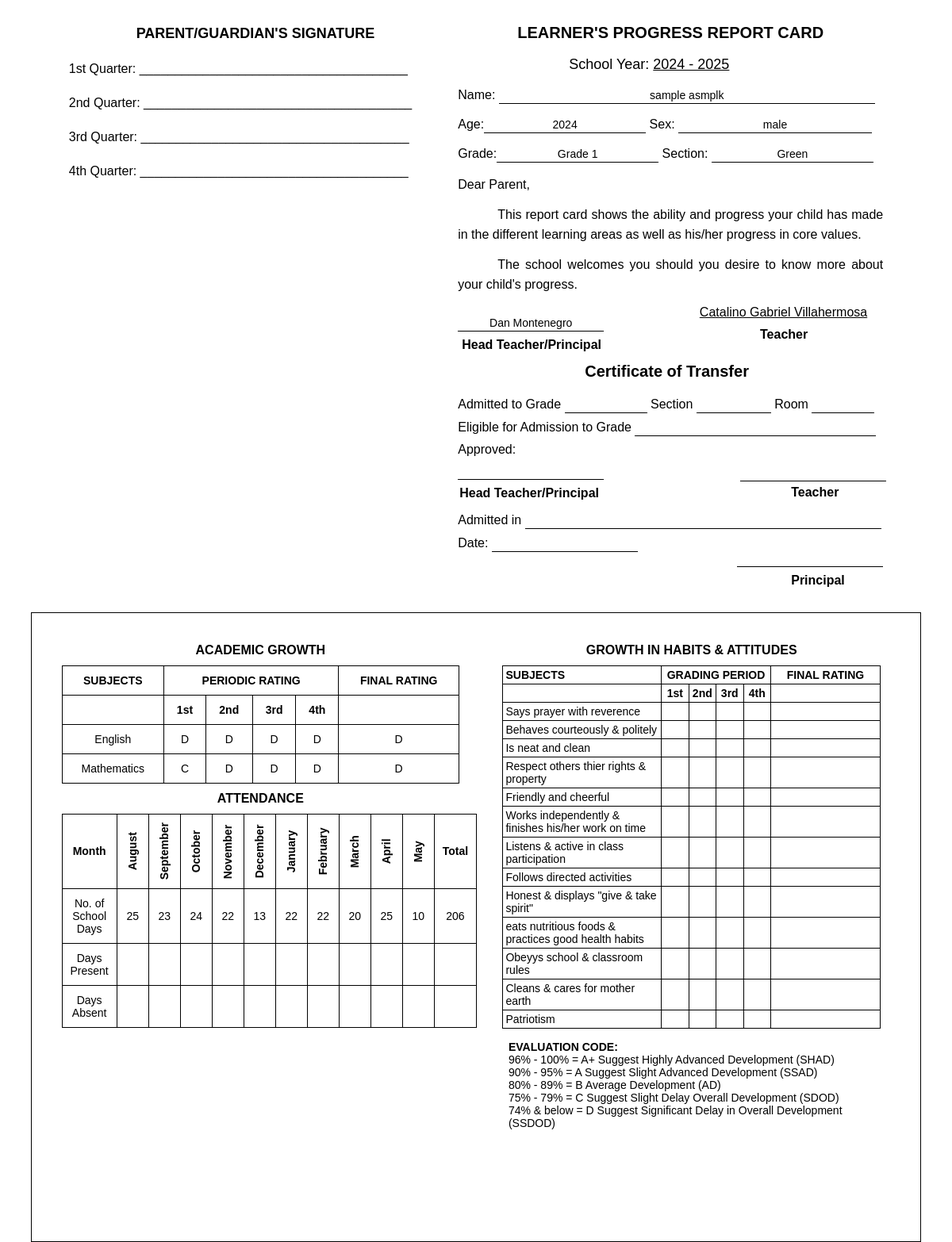
The app's page /adminDashboard/reportcard.php?id=7 (signed in) with its own data.
### tables this page shows
CREATE TABLE `studentinfo` (
  `id` int(11) NOT NULL,
  `LRN` int(11) DEFAULT NULL,
  `Fname` varchar(100) DEFAULT NULL,
  `Midname` varchar(100) DEFAULT NULL,
  `Lname` varchar(100) DEFAULT NULL,
  `Suffix` varchar(100) DEFAULT NULL,
  `Gender` varchar(100) DEFAULT NULL,
  `bdate` date DEFAULT NULL,
  `Residence` varchar(100) DEFAULT NULL,
  `Class` varchar(100) DEFAULT NULL,
  `studentpic` longblob DEFAULT NULL,
  `mother_lname` varchar(255) DEFAULT NULL,
  `mother_fname` varchar(255) DEFAULT NULL,
  `mother_midname` varchar(255) DEFAULT NULL,
  `father_lname` varchar(255) DEFAULT NULL,
  `father_fname` varchar(255) DEFAULT NULL,
  `father_midname` varchar(255) DEFAULT NULL,
  `guardian_lname` varchar(255) DEFAULT NULL,
  `guardian_fname` varchar(255) DEFAULT NULL,
  `guardian_midname` varchar(255) DEFAULT NULL,
  `guardian_contactnum` varchar(255) DEFAULT NULL,
  `guardian_relationship` varchar(50) DEFAULT NULL
);

CREATE TABLE `classes` (
  `id` int(11) NOT NULL,
  `section` varchar(100) DEFAULT NULL,
  `level` varchar(255) DEFAULT NULL,
  `teacher` varchar(255) DEFAULT NULL,
  `teacher_id` int(11) NOT NULL
);

CREATE TABLE `student_grades` (
  `id` int(11) NOT NULL,
  `student_id` int(11) NOT NULL,
  `class_id` int(11) NOT NULL,
  `subject_id` int(11) NOT NULL,
  `q1` decimal(5,2) DEFAULT 0.00,
  `q2` decimal(5,2) DEFAULT 0.00,
  `q3` decimal(5,2) DEFAULT 0.00,
  `q4` decimal(5,2) DEFAULT 0.00,
  `final_grade` decimal(5,2) DEFAULT 0.00,
  `remarks` varchar(255) DEFAULT NULL,
  `created_at` datetime DEFAULT current_timestamp(),
  `updated_at` datetime DEFAULT current_timestamp() ON UPDATE current_timestamp(),
  `status` varchar(100) DEFAULT NULL
);

CREATE TABLE `subjects` (
  `id` int(11) NOT NULL,
  `level` varchar(255) NOT NULL,
  `subject_name` varchar(255) NOT NULL,
  `section` varchar(255) DEFAULT NULL
);

### adminDashboard/reportcard.php (the view, shortened to what the rows shown need)
<?php
$currentYear = date("Y");
$currentMonth = date("n");
if ($currentMonth < 6) {
    $startYear = $currentYear - 1;
    $endYear = $currentYear;
} else {
    $startYear = $currentYear;
    $endYear = $currentYear + 1;
}
$schoolYear = $startYear . " - " . $endYear;
$grades = [];
if (isset($_GET['id'])) {
    $student_id = intval($_GET['id']);
    $conn = new mysqli("localhost", "root", "", "studentgradingsystem");
    $sqlDetails = "
    SELECT
        CONCAT(st.Fname, ' ', st.lname) AS studentName,
        st.gender,
        st.bdate,
        cl.level,
        cl.section
    FROM studentinfo st
    JOIN classes cl ON cl.id = st.class
    WHERE st.id = ?
";
    $stmDetails = $conn->prepare($sqlDetails);
    $stmDetails->bind_param("i", $student_id);
    $stmDetails->execute();
    $resultDetails = $stmDetails->get_result();
    $sqlGrades = "
     SELECT
         sub.subject_name AS subject,
         sg.q1, sg.q2, sg.q3, sg.q4, sg.final_grade,
        CONCAT(u.first_name, ' ', u.last_name) AS teacher_name
     FROM student_grades sg
     JOIN subjects sub ON sg.subject_id = sub.id
     JOIN classes c ON sg.class_id = c.id
     JOIN users u ON c.teacher_id = u.id
     WHERE sg.student_id = ?
     ORDER BY sub.subject_name
 ";
    $stmtGrades = $conn->prepare($sqlGrades);
    $stmtGrades->bind_param("i", $student_id);
    $stmtGrades->execute();
    $resultGrades = $stmtGrades->get_result();
    if ($resultDetails->num_rows > 0) {
        $studentDetails = $resultDetails->fetch_assoc();
        $studentName = htmlspecialchars($studentDetails['studentName']);
        $gender = htmlspecialchars($studentDetails['gender']);
        $birthdate = $studentDetails['bdate'];
        $level = htmlspecialchars($studentDetails['level']);
        $section = htmlspecialchars($studentDetails['section']);
    } else {
        $studentName = "No Name Found";
        $gender = "N/A";
        $birthdate = null;
        $level = "N/A";
        $section = "N/A";
    }
    if ($birthdate) {
        $birthdateObj = new DateTime($birthdate);
        $today = new DateTime();
        $age = $today->diff($birthdateObj)->y;
    }
    while ($row = $resultGrades->fetch_assoc()) {
        $row['q1_letter'] = getLetterGrade($row['q1']);
        $row['q2_letter'] = getLetterGrade($row['q2']);
        $row['q3_letter'] = getLetterGrade($row['q3']);
        $row['q4_letter'] = getLetterGrade($row['q4']);
        $row['final_letter'] = getLetterGrade($row['final_grade']);
        $grades[] = $row;
    }
} else {
    $error_message = "No student selected.";
}
function getLetterGrade($grade)
{
    if ($grade >= 96 && $grade <= 100) {
        return 'A+';
    } elseif ($grade >= 90 && $grade <= 95) {
        return 'A';
    } elseif ($grade >= 80 && $grade <= 89) {
        return 'B';
    } elseif ($grade >= 75 && $grade <= 79) {
        return 'C';
    } else {
        return 'D';
    }
}
?>
<!DOCTYPE html>
<html lang="en">
<head>
    <link rel="stylesheet" type="text/css" href="../Assets/css/teacher_dashboard/report_card.css">
</head>
<body>
    <div class="report-card">
        <div class="report-details">
            <div class="details">
                <h3>LEARNER'S PROGRESS REPORT CARD</h3>
                <p style="font-size: 18px; margin-left: 140px;">
                    School Year: <span
                        style="text-decoration: underline;"><?php echo htmlspecialchars($schoolYear); ?></span>
                </p>
                <p style="display: inline;">Name:</p> <input type="text"
                    style="width: 470px; border: none; border-bottom: 1px solid; background-color: transparent; color: inherit; cursor: default;"
                    disabled value="<?php echo htmlspecialchars($studentName); ?>">
                <p>Age:<input type="text" style="width: 200px; border: none; border-bottom: 1px solid; background-color: transparent; color: inherit; cursor: default;" disabled
                        value="<?php echo htmlspecialchars($age); ?>">
                    Sex: <input type="text" style="width: 240px; border: none; border-bottom: 1px solid; background-color: transparent; color: inherit; cursor: default;" disabled
                    value="<?php echo htmlspecialchars($gender); ?>">
                </p>
                Grade:<input type="text" style="width: 200px; border: none; border-bottom: 1px solid; background-color: transparent; color: inherit; cursor: default;" disabled
                value="<?php echo htmlspecialchars($level); ?>">
                Section: <input type="text" style="width: 200px; border: none; border-bottom: 1px solid; background-color: transparent; color: inherit; cursor: default;" disabled
                value="<?php echo htmlspecialchars($section); ?>">
            </div>
        </div>
    </div>
    <div class="page">
        <div class="section">
            <div class="table-container">
                <table>
                    <thead>
                        <tr>
                            <th>SUBJECTS</th>
                            <th colspan="4">PERIODIC RATING</th>
                            <th>FINAL RATING</th>
                        </tr>
                        <tr>
                            <th></th>
                            <th>1st</th>
                            <th>2nd</th>
                            <th>3rd</th>
                            <th>4th</th>
                            <th></th>
                        </tr>
                    </thead>
                    <tbody>
                        <?php if (!empty($grades)): ?>
                            <?php foreach ($grades as $grade): ?>
                                <tr>
                                    <td><?php echo htmlspecialchars($grade['subject']); ?></td>
                                    <td><?php echo htmlspecialchars($grade['q1_letter']); ?></td>
                                    <td><?php echo htmlspecialchars($grade['q2_letter']); ?></td>
                                    <td><?php echo htmlspecialchars($grade['q3_letter']); ?></td>
                                    <td><?php echo htmlspecialchars($grade['q4_letter']); ?></td>
                                    <td><?php echo htmlspecialchars($grade['final_letter']); ?></td>
                                </tr>
                            <?php endforeach; ?>
                        <?php else: ?>
                            <tr>
                                <td colspan="6">No grades available for this student.</td>
                            </tr>
                        <?php endif; ?>
                    </tbody>
                </table>
                <table id="attendance">
                    <thead>
                        <tr>
                            <th>Month</th>
                            <th class="vertical">August</th>
                            <th class="vertical">September</th>
                            <th class="vertical">October</th>
                            <th class="vertical">November</th>
                            <th class="vertical">December</th>
                            <th class="vertical">January</th>
                            <th class="vertical">February</th>
                            <th class="vertical">March</th>
                            <th class="vertical">April</th>
                            <th class="vertical">May</th>
                            <th>Total</th>
                        </tr>
                    </thead>
                </table>
            </div>
            <div class="table-container">
                <table class="habits-table">
                    <thead>
                        <tr>
                            <th>SUBJECTS</th>
                            <th colspan="4">GRADING PERIOD</th>
                            <th>FINAL RATING</th>
                        </tr>
                        <tr>
                            <th></th>
                            <th>1st</th>
                            <th>2nd</th>
                            <th>3rd</th>
                            <th>4th</th>
                            <th></th>
                        </tr>
                    </thead>
                </table>
            </div>
        </div>
    </div>
</body>
</html>

### records on screen
studentinfo: bdate "2024", Gender "male", level "Grade 1", section "Green"
student_grades: subject.subject_name "English", q1_letter "D", q2_letter "D", q3_letter "D", q4_letter "D", final_letter "D"
student_grades: subject.subject_name "Mathematics", q1_letter "C", q2_letter "D", q3_letter "D", q4_letter "D", final_letter "D"

### other values on screen
$teacherName "Catalino Gabriel Villahermosa"
